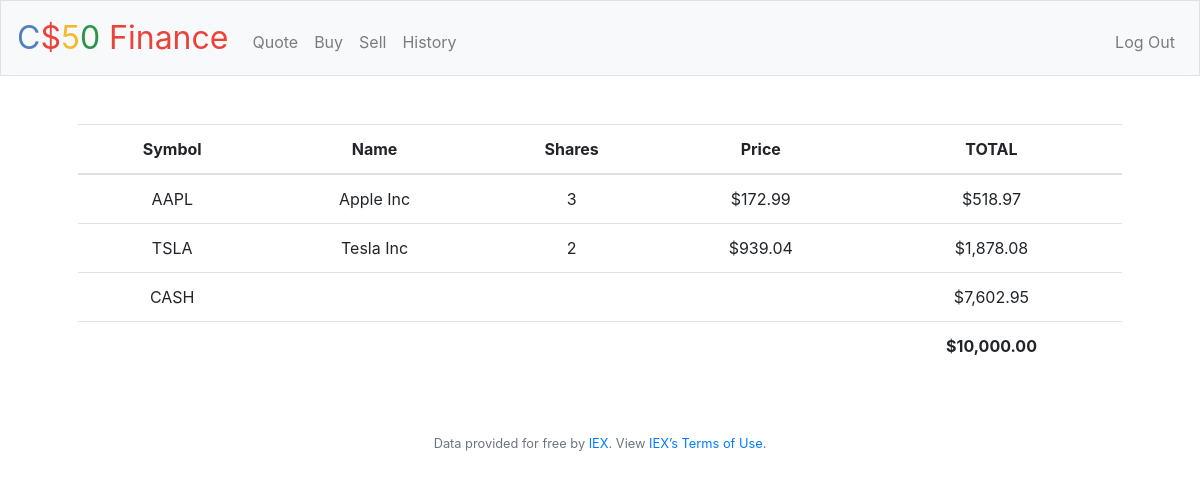
/ (signed in), run on the app's committed database.
### tables this page shows
CREATE TABLE trans (
 id INTEGER PRIMARY KEY AUTOINCREMENT,
 user_id INTEGER NOT NULL,
 name TEXT NOT NULL,
 shares INTEGER NOT NULL,
 price NUMERIC NOT NULL,
 type TEXT NOT NULL,
 symbol TEXT NOT NULL,
 time TIMESTAMP DEFAULT CURRENT_TIMESTAMP,
 FOREIGN KEY(user_id) REFERENCES users(id)
);

CREATE TABLE users (id INTEGER, username TEXT NOT NULL, hash TEXT NOT NULL, cash NUMERIC NOT NULL DEFAULT 10000.00, PRIMARY KEY(id));

### app.py (the view)
@app.route("/")
@login_required
def index():
    user_id = session["user_id"]
    stock = db.execute(
        "SELECT symbol, name, price, SUM(shares) as Tshares FROM trans WHERE user_id = ? GROUP BY symbol",
        user_id,
    )
    cash = db.execute("SELECT cash FROM users WHERE id = ?", user_id)[0]["cash"]
    TOTAL = cash
    for s in stock:
        TOTAL += s["price"] * s["Tshares"]
    return render_template("index.html", stock=stock, cash=cash, usd=usd, total=TOTAL)

### app.py (called while the page is built)
@app.after_request
def after_request(response):
    response.headers["Cache-Control"] = "no-cache, no-store, must-revalidate"
    response.headers["Expires"] = 0
    response.headers["Pragma"] = "no-cache"
    return response

### helpers.py (called while the page is built)
def login_required(f):
    @wraps(f)
    def decorated_function(*args, **kwargs):
        if session.get("user_id") is None:
            return redirect("/login")
        return f(*args, **kwargs)
    return decorated_function

def usd(value):
    return f"${value:,.2f}"

### templates/index.html (shortened to what this page needs)
{% extends "layout.html" %}
{% block main %}
    <table class="table table_striped">
        <thead>
            <tr>
                <th>Symbol</th>
                <th>Name</th>
                <th>Shares</th>
                <th>Price</th>
                <th>TOTAL</th>
            </tr>
        </thead>
        <tbody>
            {% for i in stock %}
            <tr>
                <td> {{ i["symbol"] }} </td>
                <td> {{ i["name"] }} </td>
                <td> {{ i["Tshares"] }} </td>
                <td> {{ usd(i["price"]) }} </td>
                <td> {{ usd(i["Tshares"] * i["price"]) }} </td>
            </tr>
            {% endfor %}
            <tr>
                <td>CASH</td>
                <td></td>
                <td></td>
                <td></td>
                <td> {{ usd(cash) }} </td>
            </tr>
        </tbody>
        <tfoot>
            <td colspan="4"></td>
            <td><strong> {{ usd(total) }} </strong></td>
        </tfoot>
    </table>
{% endblock %}

### data on the page
trans: symbol "TSLA", name "Tesla Inc", Tshares "2", price "$939.04", Tshares "$1,878.08"
users: cash "$7,602.95"

### other printed values
{{ i["symbol"] }} "AAPL"
{{ i["name"] }} "Apple Inc"
{{ i["Tshares"] }} "3"
{{ usd(i["price"]) }} "$172.99"
{{ usd(i["Tshares"] * i["price"]) }} "$518.97"
{{ usd(total) }} "$10,000.00"
